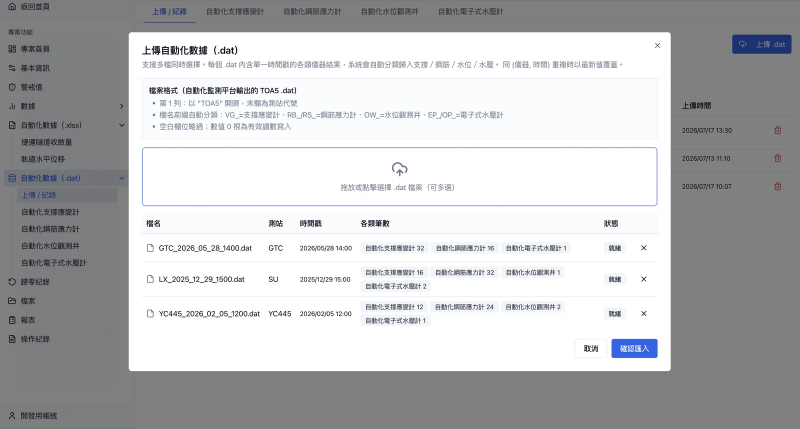
#> input picture assets/03-dat-upload.webp, 1600 x 857 px, given in place of settlement-reading-table.png, which was not available (shown at 1/2 size)
$ python process-images.py ../assets out
#> lines starting #> are read from the running program, lines starting #| are printed output that depends on the picture; pictures that were not available may be replaced by others from this repository, and a replacement may not be noted
"""
圖片處理：讀素材包原檔 → 裁切 → 實色矩形遮罩（可寫替代文字）→ 縮放 → WebP。
用法：.venv/bin/python -I tools/process-images.py <素材包路徑> [輸出資料夾]
設定全在 tools/redactions.json，座標為原圖像素。
"""
import json
import os
import sys

from PIL import Image, ImageDraw, ImageFont

HERE = os.path.dirname(os.path.abspath(__file__))
CONFIG = json.load(open(os.path.join(HERE, "redactions.json"), encoding="utf-8"))
#> (reads tools/redactions.json from the repository)
MAX_WIDTH = 1600


def load_font(size, bold=False):
    candidates = CONFIG["font_candidates_bold" if bold else "font_candidates"]
    for path in candidates:
        if os.path.exists(path):
            try:
                return ImageFont.truetype(path, size)
            except OSError:
                continue
    return ImageFont.load_default()


def apply_masks(img, masks):
    draw = ImageDraw.Draw(img)
    for m in masks:
        x0, y0, x1, y1 = m["box"]
        draw.rectangle([x0, y0, x1, y1], fill=m.get("fill", "#ffffff"))
        text = m.get("text")
        if not text:
            continue
        font = load_font(m.get("size", 27), m.get("bold", False))
        l, t, r, b = draw.textbbox((0, 0), text, font=font)
        th = b - t
        tw = r - l
        y = y0 + (y1 - y0 - th) / 2 - t
        if m.get("align") == "center":
            x = x0 + (x1 - x0 - tw) / 2 - l
        else:
            x = x0 + 4
        draw.text((x, y), text, font=font, fill=m.get("color", "#111111"))
    return img


def process_still(src_root, out_dir, spec):
#> called with src_root = '../assets', out_dir = 'out'
    img = Image.open(os.path.join(src_root, spec["src"])).convert("RGB")
#> img is the input picture: PIL image 1600x857 RGB; mean R, G, B 188.6, 189.6, 191.1
    # 先遮罩再裁切：設定檔座標一律以「未裁切的原圖」為準
    if spec.get("masks"):
        img = apply_masks(img, spec["masks"])
    if "crop" in spec:
        img = img.crop(tuple(spec["crop"]))
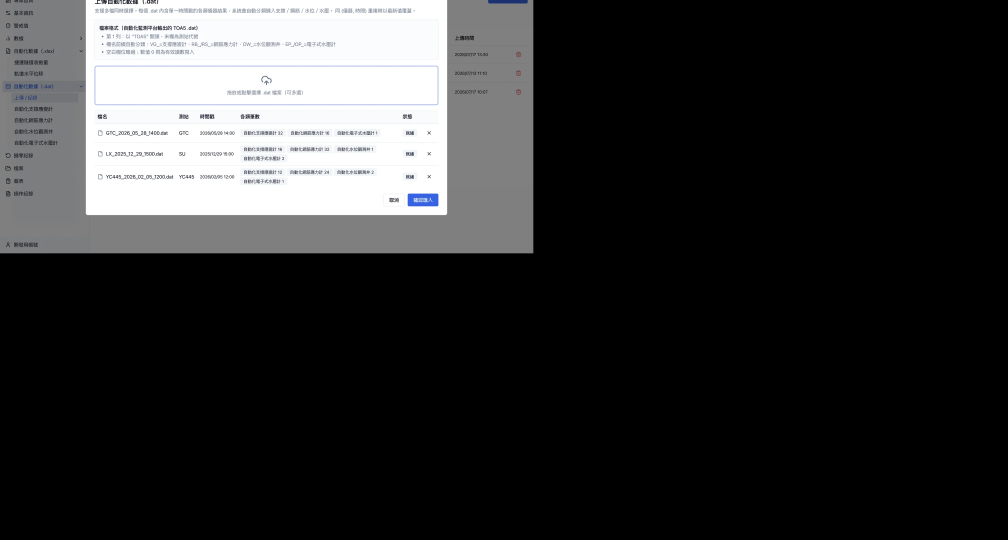
#> img: PIL image 3022x1619 RGB (shown at 1/3 size); mean R, G, B 48.1, 48.3, 48.7
    if img.width > MAX_WIDTH:
        img = img.resize((MAX_WIDTH, round(img.height * MAX_WIDTH / img.width)), Image.LANCZOS)
#> img: PIL image 1600x857 RGB
    out = os.path.join(out_dir, spec["out"])
    img.save(out, "WEBP", quality=85, method=6)
    print(f"{spec['out']}: {img.width}x{img.height}, {os.path.getsize(out)//1024} KB")
#| 01-reading-table.webp: 1600x857, 22 KB


def process_gif(src_root, out_dir, spec):
    gif = Image.open(os.path.join(src_root, spec["src"]))
    probe = spec["sheets_probe"]
    px, py = probe["xy"]
    target = probe["rgb"]
    frames, durations = [], []
    for i in range(gif.n_frames):
        gif.seek(i)
        frame = gif.convert("RGB")
        r, g, b = frame.getpixel((px, py))
        is_sheets = all(abs(a - t) <= probe["tol"] for a, t in zip((r, g, b), target))
        frame = apply_masks(frame, spec["sheets_masks"] if is_sheets else spec["app_masks"])
        if frame.width > spec["width"]:
            frame = frame.resize((spec["width"], round(frame.height * spec["width"] / frame.width)), Image.LANCZOS)
        frames.append(frame)
        durations.append(max(gif.info.get("duration", 100), 50))
    out = os.path.join(out_dir, spec["out"])
    frames[0].save(out, "WEBP", save_all=True, append_images=frames[1:], duration=durations,
                   loop=0, quality=spec["quality"], method=4)
    print(f"{spec['out']}: {frames[0].width}x{frames[0].height}, {len(frames)} frames, {os.path.getsize(out)//1024} KB")


def main():
    src_root = sys.argv[1]
    out_dir = sys.argv[2] if len(sys.argv) > 2 else os.path.join(HERE, "..", "assets")
    os.makedirs(out_dir, exist_ok=True)
    for spec in CONFIG["images"]:
        process_still(src_root, out_dir, spec)
#> pass 2 of the loop in main, `for spec in CONFIG["images"]:`:
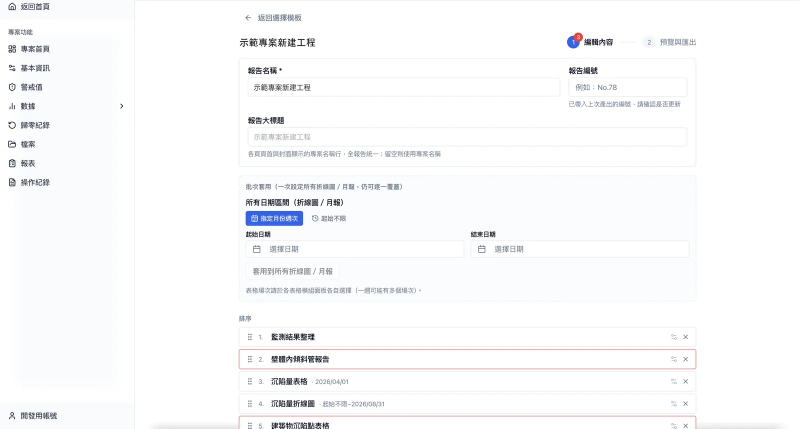
#> input picture assets/04-report-editor.webp, 1600 x 857 px, given in place of auto-dat-upload.png, which was not available (shown at 1/2 size)
#> in process_still, img is the input picture: PIL image 1600x857 RGB; mean R, G, B 249.4, 250, 250.9
#> in process_still (call 2), `img = img.crop(tuple(spec["crop"]))`:
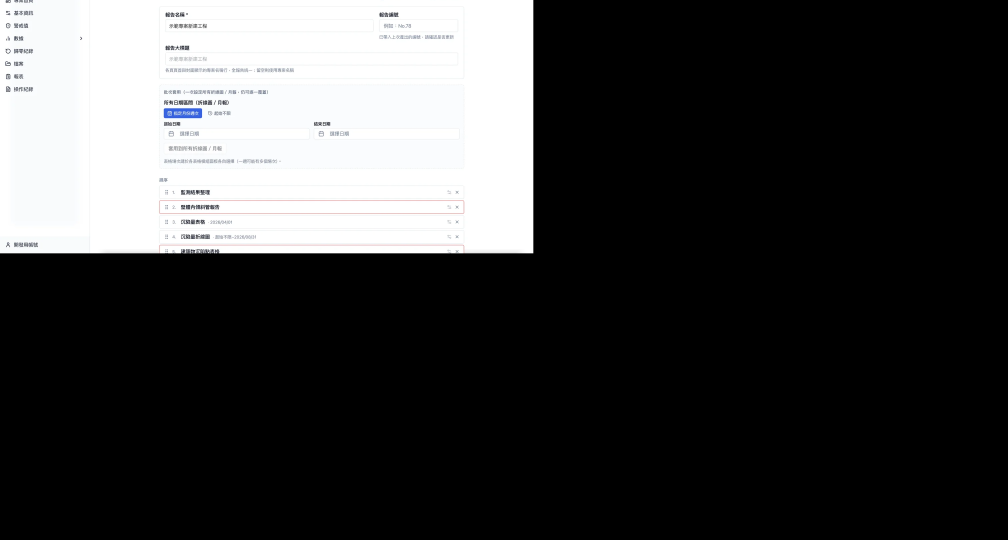
#> img: PIL image 3022x1619 RGB (shown at 1/3 size); mean R, G, B 62, 62.2, 62.4
#| 03-dat-upload.webp: 1600x857, 14 KB
    if "gif" in CONFIG:
        process_gif(src_root, out_dir, CONFIG["gif"])


if __name__ == "__main__":
#> (the run stopped early here; a loop or call above may not have finished)
